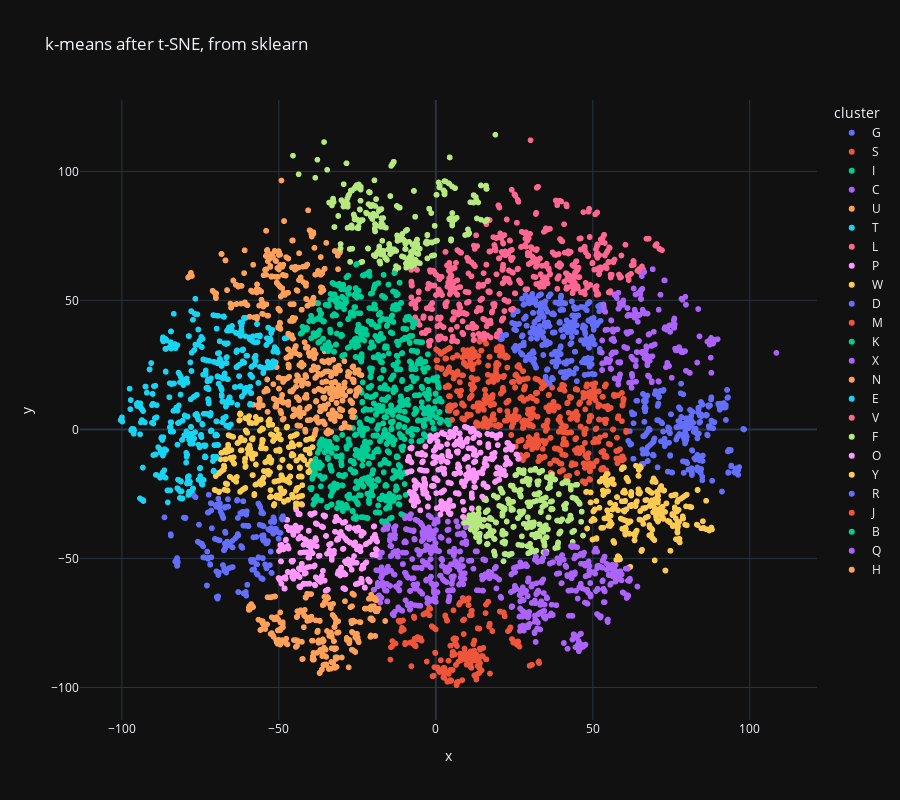

The notebook cell this image was saved under:
### Code cell
fig_2  = px.scatter(kdata, x='x', y='y', 
                    color='cluster', 
                    template='plotly_dark',
                    height=800,
                    title = "k-means after t-SNE, from sklearn")
fig_2.show()

### Figure 1 — Plotly figure (JSON) as saved in the notebook; plotly's stock layout.template omitted (floating-point values rounded to 4 significant figures; data arrays with more than 128 entries replaced by an {"elided": "..."} marker saying what was removed)
{"data": [{"hovertemplate": "cluster=G<br>x=%{x}<br>y=%{y}<extra></extra>", "legendgroup": "G", "marker": {"color": "#636efa", "symbol": "circle"}, "mode": "markers", "name": "G", "showlegend": true, "type": "scattergl", "x": {"elided": "379 float values"}, "xaxis": "x", "y": {"elided": "379 float values"}, "yaxis": "y"}, {"hovertemplate": "cluster=S<br>x=%{x}<br>y=%{y}<extra></extra>", "legendgroup": "S", "marker": {"color": "#EF553B", "symbol": "circle"}, "mode": "markers", "name": "S", "showlegend": true, "type": "scattergl", "x": {"elided": "472 float values"}, "xaxis": "x", "y": {"elided": "472 float values"}, "yaxis": "y"}, {"hovertemplate": "cluster=I<br>x=%{x}<br>y=%{y}<extra></extra>", "legendgroup": "I", "marker": {"color": "#00cc96", "symbol": "circle"}, "mode": "markers", "name": "I", "showlegend": true, "type": "scattergl", "x": {"elided": "434 float values"}, "xaxis": "x", "y": {"elided": "434 float values"}, "yaxis": "y"}, {"hovertemplate": "cluster=C<br>x=%{x}<br>y=%{y}<extra></extra>", "legendgroup": "C", "marker": {"color": "#ab63fa", "symbol": "circle"}, "mode": "markers", "name": "C", "showlegend": true, "type": "scattergl", "x": {"elided": "494 float values"}, "xaxis": "x", "y": {"elided": "494 float values"}, "yaxis": "y"}, {"hovertemplate": "cluster=U<br>x=%{x}<br>y=%{y}<extra></extra>", "legendgroup": "U", "marker": {"color": "#FFA15A", "symbol": "circle"}, "mode": "markers", "name": "U", "showlegend": true, "type": "scattergl", "x": {"elided": "437 float values"}, "xaxis": "x", "y": {"elided": "437 float values"}, "yaxis": "y"}, {"hovertemplate": "cluster=T<br>x=%{x}<br>y=%{y}<extra></extra>", "legendgroup": "T", "marker": {"color": "#19d3f3", "symbol": "circle"}, "mode": "markers", "name": "T", "showlegend": true, "type": "scattergl", "x": {"elided": "364 float values"}, "xaxis": "x", "y": {"elided": "364 float values"}, "yaxis": "y"}, {"hovertemplate": "cluster=L<br>x=%{x}<br>y=%{y}<extra></extra>", "legendgroup": "L", "marker": {"color": "#FF6692", "symbol": "circle"}, "mode": "markers", "name": "L", "showlegend": true, "type": "scattergl", "x": {"elided": "463 float values"}, "xaxis": "x", "y": {"elided": "463 float values"}, "yaxis": "y"}, {"hovertemplate": "cluster=<br>x=%{x}<br>y=%{y}<extra></extra>", "legendgroup": "", "marker": {"color": "#B6E880", "symbol": "circle"}, "mode": "markers", "name": "", "showlegend": false, "type": "scattergl", "x": {"elided": "430 float values"}, "xaxis": "x", "y": {"elided": "430 float values"}, "yaxis": "y"}, {"hovertemplate": "cluster=P<br>x=%{x}<br>y=%{y}<extra></extra>", "legendgroup": "P", "marker": {"color": "#FF97FF", "symbol": "circle"}, "mode": "markers", "name": "P", "showlegend": true, "type": "scattergl", "x": {"elided": "359 float values"}, "xaxis": "x", "y": {"elided": "359 float values"}, "yaxis": "y"}, {"hovertemplate": "cluster=W<br>x=%{x}<br>y=%{y}<extra></extra>", "legendgroup": "W", "marker": {"color": "#FECB52", "symbol": "circle"}, "mode": "markers", "name": "W", "showlegend": true, "type": "scattergl", "x": {"elided": "373 float values"}, "xaxis": "x", "y": {"elided": "373 float values"}, "yaxis": "y"}, {"hovertemplate": "cluster=D<br>x=%{x}<br>y=%{y}<extra></extra>", "legendgroup": "D", "marker": {"color": "#636efa", "symbol": "circle"}, "mode": "markers", "name": "D", "showlegend": true, "type": "scattergl", "x": {"elided": "442 float values"}, "xaxis": "x", "y": {"elided": "442 float values"}, "yaxis": "y"}, {"hovertemplate": "cluster=M<br>x=%{x}<br>y=%{y}<extra></extra>", "legendgroup": "M", "marker": {"color": "#EF553B", "symbol": "circle"}, "mode": "markers", "name": "M", "showlegend": true, "type": "scattergl", "x": {"elided": "319 float values"}, "xaxis": "x", "y": {"elided": "319 float values"}, "yaxis": "y"}, {"hovertemplate": "cluster=K<br>x=%{x}<br>y=%{y}<extra></extra>", "legendgroup": "K", "marker": {"color": "#00cc96", "symbol": "circle"}, "mode": "markers", "name": "K", "showlegend": true, "type": "scattergl", "x": {"elided": "437 float values"}, "xaxis": "x", "y": {"elided": "437 float values"}, "yaxis": "y"}, {"hovertemplate": "cluster=X<br>x=%{x}<br>y=%{y}<extra></extra>", "legendgroup": "X", "marker": {"color": "#ab63fa", "symbol": "circle"}, "mode": "markers", "name": "X", "showlegend": true, "type": "scattergl", "x": {"elided": "317 float values"}, "xaxis": "x", "y": {"elided": "317 float values"}, "yaxis": "y"}, {"hovertemplate": "cluster=N<br>x=%{x}<br>y=%{y}<extra></extra>", "legendgroup": "N", "marker": {"color": "#FFA15A", "symbol": "circle"}, "mode": "markers", "name": "N", "showlegend": true, "type": "scattergl", "x": {"elided": "319 float values"}, "xaxis": "x", "y": {"elided": "319 float values"}, "yaxis": "y"}, {"hovertemplate": "cluster=E<br>x=%{x}<br>y=%{y}<extra></extra>", "legendgroup": "E", "marker": {"color": "#19d3f3", "symbol": "circle"}, "mode": "markers", "name": "E", "showlegend": true, "type": "scattergl", "x": {"elided": "330 float values"}, "xaxis": "x", "y": {"elided": "330 float values"}, "yaxis": "y"}, {"hovertemplate": "cluster=V<br>x=%{x}<br>y=%{y}<extra></extra>", "legendgroup": "V", "marker": {"color": "#FF6692", "symbol": "circle"}, "mode": "markers", "name": "V", "showlegend": true, "type": "scattergl", "x": {"elided": "397 float values"}, "xaxis": "x", "y": {"elided": "397 float values"}, "yaxis": "y"}, {"hovertemplate": "cluster=F<br>x=%{x}<br>y=%{y}<extra></extra>", "legendgroup": "F", "marker": {"color": "#B6E880", "symbol": "circle"}, "mode": "markers", "name": "F", "showlegend": true, "type": "scattergl", "x": {"elided": "450 float values"}, "xaxis": "x", "y": {"elided": "450 float values"}, "yaxis": "y"}, {"hovertemplate": "cluster=O<br>x=%{x}<br>y=%{y}<extra></extra>", "legendgroup": "O", "marker": {"color": "#FF97FF", "symbol": "circle"}, "mode": "markers", "name": "O", "showlegend": true, "type": "scattergl", "x": {"elided": "458 float values"}, "xaxis": "x", "y": {"elided": "458 float values"}, "yaxis": "y"}, {"hovertemplate": "cluster=Y<br>x=%{x}<br>y=%{y}<extra></extra>", "legendgroup": "Y", "marker": {"color": "#FECB52", "symbol": "circle"}, "mode": "markers", "name": "Y", "showlegend": true, "type": "scattergl", "x": {"elided": "392 float values"}, "xaxis": "x", "y": {"elided": "392 float values"}, "yaxis": "y"}, {"hovertemplate": "cluster=R<br>x=%{x}<br>y=%{y}<extra></extra>", "legendgroup": "R", "marker": {"color": "#636efa", "symbol": "circle"}, "mode": "markers", "name": "R", "showlegend": true, "type": "scattergl", "x": {"elided": "292 float values"}, "xaxis": "x", "y": {"elided": "292 float values"}, "yaxis": "y"}, {"hovertemplate": "cluster=J<br>x=%{x}<br>y=%{y}<extra></extra>", "legendgroup": "J", "marker": {"color": "#EF553B", "symbol": "circle"}, "mode": "markers", "name": "J", "showlegend": true, "type": "scattergl", "x": {"elided": "416 float values"}, "xaxis": "x", "y": {"elided": "416 float values"}, "yaxis": "y"}, {"hovertemplate": "cluster=B<br>x=%{x}<br>y=%{y}<extra></extra>", "legendgroup": "B", "marker": {"color": "#00cc96", "symbol": "circle"}, "mode": "markers", "name": "B", "showlegend": true, "type": "scattergl", "x": {"elided": "442 float values"}, "xaxis": "x", "y": {"elided": "442 float values"}, "yaxis": "y"}, {"hovertemplate": "cluster=Q<br>x=%{x}<br>y=%{y}<extra></extra>", "legendgroup": "Q", "marker": {"color": "#ab63fa", "symbol": "circle"}, "mode": "markers", "name": "Q", "showlegend": true, "type": "scattergl", "x": {"elided": "446 float values"}, "xaxis": "x", "y": {"elided": "446 float values"}, "yaxis": "y"}, {"hovertemplate": "cluster=H<br>x=%{x}<br>y=%{y}<extra></extra>", "legendgroup": "H", "marker": {"color": "#FFA15A", "symbol": "circle"}, "mode": "markers", "name": "H", "showlegend": true, "type": "scattergl", "x": {"elided": "338 float values"}, "xaxis": "x", "y": {"elided": "338 float values"}, "yaxis": "y"}], "layout": {"height": 800, "legend": {"title": {"text": "cluster"}, "tracegroupgap": 0}, "title": {"text": "k-means after t-SNE, from sklearn"}, "xaxis": {"anchor": "y", "domain": [0, 1], "title": {"text": "x"}}, "yaxis": {"anchor": "x", "domain": [0, 1], "title": {"text": "y"}}}}
